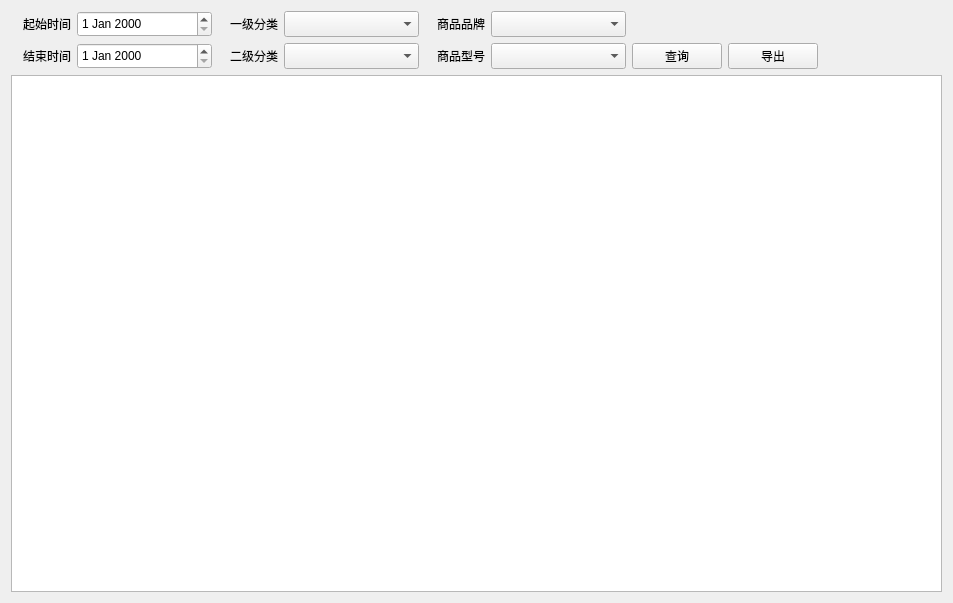
<?xml version="1.0" encoding="UTF-8"?>
<ui version="4.0">
 <class>StockSearch</class>
 <widget class="QWidget" name="StockSearch">
  <property name="geometry">
   <rect>
    <x>0</x>
    <y>0</y>
    <width>953</width>
    <height>603</height>
   </rect>
  </property>
  <property name="windowTitle">
   <string>Form</string>
  </property>
  <layout class="QVBoxLayout" name="verticalLayout">
   <item>
    <layout class="QVBoxLayout" name="verticalLayout_2">
     <item>
      <layout class="QHBoxLayout" name="horizontalLayout">
       <item>
        <widget class="QLabel" name="label_6">
         <property name="minimumSize">
          <size>
           <width>60</width>
           <height>26</height>
          </size>
         </property>
         <property name="maximumSize">
          <size>
           <width>60</width>
           <height>26</height>
          </size>
         </property>
         <property name="text">
          <string>起始时间</string>
         </property>
         <property name="alignment">
          <set>Qt::AlignRight|Qt::AlignTrailing|Qt::AlignVCenter</set>
         </property>
        </widget>
       </item>
       <item>
        <widget class="QDateEdit" name="start_date">
         <property name="minimumSize">
          <size>
           <width>135</width>
           <height>26</height>
          </size>
         </property>
         <property name="maximumSize">
          <size>
           <width>135</width>
           <height>26</height>
          </size>
         </property>
        </widget>
       </item>
       <item>
        <widget class="QLabel" name="label_4">
         <property name="minimumSize">
          <size>
           <width>60</width>
           <height>26</height>
          </size>
         </property>
         <property name="maximumSize">
          <size>
           <width>60</width>
           <height>26</height>
          </size>
         </property>
         <property name="text">
          <string>一级分类</string>
         </property>
         <property name="alignment">
          <set>Qt::AlignRight|Qt::AlignTrailing|Qt::AlignVCenter</set>
         </property>
        </widget>
       </item>
       <item>
        <widget class="QComboBox" name="first_srv_combo">
         <property name="minimumSize">
          <size>
           <width>135</width>
           <height>26</height>
          </size>
         </property>
         <property name="maximumSize">
          <size>
           <width>135</width>
           <height>26</height>
          </size>
         </property>
        </widget>
       </item>
       <item>
        <widget class="QLabel" name="label_2">
         <property name="minimumSize">
          <size>
           <width>60</width>
           <height>26</height>
          </size>
         </property>
         <property name="maximumSize">
          <size>
           <width>60</width>
           <height>26</height>
          </size>
         </property>
         <property name="text">
          <string>商品品牌</string>
         </property>
         <property name="alignment">
          <set>Qt::AlignRight|Qt::AlignTrailing|Qt::AlignVCenter</set>
         </property>
        </widget>
       </item>
       <item>
        <widget class="QComboBox" name="brand_combo">
         <property name="minimumSize">
          <size>
           <width>135</width>
           <height>26</height>
          </size>
         </property>
         <property name="maximumSize">
          <size>
           <width>135</width>
           <height>26</height>
          </size>
         </property>
        </widget>
       </item>
       <item>
        <spacer name="horizontalSpacer">
         <property name="orientation">
          <enum>Qt::Horizontal</enum>
         </property>
         <property name="sizeHint" stdset="0">
          <size>
           <width>40</width>
           <height>20</height>
          </size>
         </property>
        </spacer>
       </item>
      </layout>
     </item>
     <item>
      <layout class="QHBoxLayout" name="horizontalLayout_2">
       <item>
        <widget class="QLabel" name="label_5">
         <property name="minimumSize">
          <size>
           <width>60</width>
           <height>26</height>
          </size>
         </property>
         <property name="maximumSize">
          <size>
           <width>60</width>
           <height>26</height>
          </size>
         </property>
         <property name="text">
          <string>结束时间</string>
         </property>
         <property name="alignment">
          <set>Qt::AlignRight|Qt::AlignTrailing|Qt::AlignVCenter</set>
         </property>
        </widget>
       </item>
       <item>
        <widget class="QDateEdit" name="end_date">
         <property name="minimumSize">
          <size>
           <width>135</width>
           <height>26</height>
          </size>
         </property>
         <property name="maximumSize">
          <size>
           <width>135</width>
           <height>26</height>
          </size>
         </property>
        </widget>
       </item>
       <item>
        <widget class="QLabel" name="label_3">
         <property name="minimumSize">
          <size>
           <width>60</width>
           <height>26</height>
          </size>
         </property>
         <property name="maximumSize">
          <size>
           <width>60</width>
           <height>26</height>
          </size>
         </property>
         <property name="text">
          <string>二级分类</string>
         </property>
         <property name="alignment">
          <set>Qt::AlignRight|Qt::AlignTrailing|Qt::AlignVCenter</set>
         </property>
        </widget>
       </item>
       <item>
        <widget class="QComboBox" name="second_srv_combo">
         <property name="minimumSize">
          <size>
           <width>135</width>
           <height>26</height>
          </size>
         </property>
         <property name="maximumSize">
          <size>
           <width>135</width>
           <height>26</height>
          </size>
         </property>
        </widget>
       </item>
       <item>
        <widget class="QLabel" name="label">
         <property name="minimumSize">
          <size>
           <width>60</width>
           <height>26</height>
          </size>
         </property>
         <property name="maximumSize">
          <size>
           <width>60</width>
           <height>26</height>
          </size>
         </property>
         <property name="text">
          <string>商品型号</string>
         </property>
         <property name="alignment">
          <set>Qt::AlignRight|Qt::AlignTrailing|Qt::AlignVCenter</set>
         </property>
        </widget>
       </item>
       <item>
        <widget class="QComboBox" name="model_combo">
         <property name="minimumSize">
          <size>
           <width>135</width>
           <height>26</height>
          </size>
         </property>
         <property name="maximumSize">
          <size>
           <width>135</width>
           <height>26</height>
          </size>
         </property>
        </widget>
       </item>
       <item>
        <widget class="QPushButton" name="seachButton">
         <property name="minimumSize">
          <size>
           <width>90</width>
           <height>26</height>
          </size>
         </property>
         <property name="maximumSize">
          <size>
           <width>90</width>
           <height>26</height>
          </size>
         </property>
         <property name="text">
          <string>查询</string>
         </property>
        </widget>
       </item>
       <item>
        <widget class="QPushButton" name="exportButton">
         <property name="minimumSize">
          <size>
           <width>90</width>
           <height>26</height>
          </size>
         </property>
         <property name="maximumSize">
          <size>
           <width>90</width>
           <height>26</height>
          </size>
         </property>
         <property name="text">
          <string>导出</string>
         </property>
        </widget>
       </item>
       <item>
        <spacer name="horizontalSpacer_2">
         <property name="orientation">
          <enum>Qt::Horizontal</enum>
         </property>
         <property name="sizeHint" stdset="0">
          <size>
           <width>40</width>
           <height>20</height>
          </size>
         </property>
        </spacer>
       </item>
      </layout>
     </item>
    </layout>
   </item>
   <item>
    <widget class="QTableView" name="tableView">
     <property name="selectionBehavior">
      <enum>QAbstractItemView::SelectRows</enum>
     </property>
     <property name="sortingEnabled">
      <bool>true</bool>
     </property>
     <attribute name="horizontalHeaderShowSortIndicator" stdset="0">
      <bool>true</bool>
     </attribute>
    </widget>
   </item>
  </layout>
 </widget>
 <resources/>
 <connections/>
</ui>
